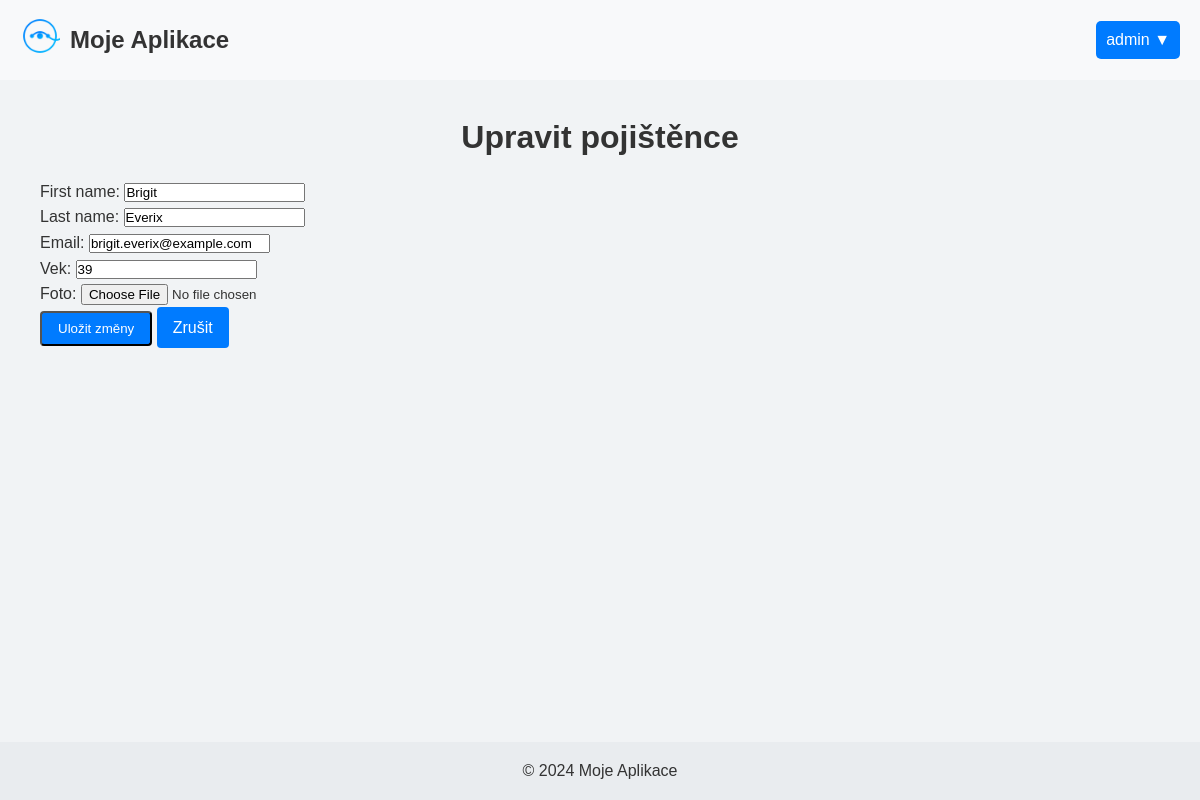
/pojistenci/uprav/pojistenec/118/ (signed in), run on the app's committed database.
### NovyProjekt/models.py (models this page shows, shortened)
class Uzivatel(AbstractBaseUser, PermissionsMixin):
    ROLE_CHOICES = [
        ('admin', 'Admin'),
        ('agent', 'Agent'),
        ('pojistenec', 'Pojištěnec'),
    ]
    first_name = models.CharField(max_length=50)
    last_name = models.CharField(max_length=50)
    adresa = models.CharField(max_length=255, blank=True, null=True)
    vek = models.IntegerField(null=True)
    email = models.EmailField(max_length=300, unique=True)
    role = models.CharField(max_length=20, choices=ROLE_CHOICES, default='pojistenec')
    is_admin = models.BooleanField(default=False)
    is_superuser = models.BooleanField(default=False)
    is_active = models.BooleanField(default=True)
    last_login = models.DateTimeField(default=timezone.now)
    date_joined = models.DateTimeField(default=timezone.now)
    foto = models.ImageField(upload_to='images/', blank=True, null=True)
    objects = UzivatelManager()
    USERNAME_FIELD = 'email'
    REQUIRED_FIELDS = ['first_name', 'last_name']

### NovyProjekt/views.py (the view)
# urls.py: path('pojistenci/uprav/pojistenec/<int:pk>/', views.upravit_pojistence, name='upravit_pojistence'),
@login_required
def upravit_pojistence(request, pk):
    pojistenec = get_object_or_404(Uzivatel, pk=pk)
    if request.method == 'POST':
        form = UzivatelForm(request.POST, request.FILES, instance=pojistenec)
        if form.is_valid():
            form.save()
            return redirect('seznam_pojistencu')
    else:
        form = UzivatelForm(instance=pojistenec)
    return render(request, 'pojistenci/upravit_pojistence.html', {'form': form})

### NovyProjekt/forms.py (shortened to what this page needs)
class UzivatelForm(forms.ModelForm):
    class Meta:
        model = Uzivatel
        fields = ['first_name', 'last_name', 'email', 'vek', 'foto']

### NovyProjekt/templates/pojistenci/upravit_pojistence.html (shortened to what this page needs)
{% extends 'index.html' %}
{% block content %}
    <div class="container">
        <h1>Upravit pojištěnce</h1>
        <form method="post" enctype="multipart/form-data">
            {{ form.as_p }}
            <button type="submit" class="btn">Uložit změny</button>
            <a href="{% url 'seznam_pojistencu' %}" class="btn btn-cancel">Zrušit</a>
        </form>
    </div>
{% endblock %}

### NovyProjekt/templates/index.html (shortened to what this page needs)
<!DOCTYPE html>
<html lang="cs">
<head>
    {% load static %}
    <link rel="stylesheet" href="{% static 'css/index.css' %}">
</head>
<body>
    <header>
        <div class="container">
            <div class="header-content">
                <div class="logo">
                    <a href="{% url 'index' %}">
                        <img src="{% static 'images/image.png' %}" alt="Logo" class="logo-img">
                    </a>
                    <span>Moje Aplikace</span>
                </div>
                <div class="dropdown">
                    <button class="dropbtn">
                        {% if user.is_authenticated %}
                            {{ user.first_name }} ▼
                        {% else %}
                            Menu ▼
                        {% endif %}
                    </button>
                </div>
            </div>
        </div>
    </header>
    <main>
        <div class="container">
            {% block content %}{% endblock %}
        </div>
    </main>
    <footer>
        <div class="container">
            <p>&copy; 2024 Moje Aplikace</p>
        </div>
    </footer>
</body>
</html>

### NovyProjekt/static/css/index.css (style rules this page uses)
* { margin: 0; padding: 0; box-sizing: border-box; }
body { font-family: Arial, sans-serif; line-height: 1.6; color: #333; min-height: 100vh; display: flex; flex-direction: column; }
.container { width: 100%; max-width: 1200px; margin: 0 auto; padding: 0 20px; }
header { background-color: #f8f9fa; padding: 1rem 0; }
.header-content { display: flex; justify-content: space-between; align-items: center; }
.logo { display: flex; justify-content: flex-start; align-items: center ; }
.logo img { width: 40px; height: 40px; margin-right: 10px; }
.logo span { font-size: 1.5rem; font-weight: bold; }
.dropdown { position: relative; display: inline-block; }
.dropbtn { background-color: #007bff; color: white; padding: 10px; font-size: 16px; border: none; border-radius: 5px; cursor: pointer; }
main { flex-grow: 1; padding: 2rem 0; background-color: #f1f3f5; }
h1 { text-align: center; margin-bottom: 1rem; }
.btn { display: inline-block; background-color: #007bff; color: white; padding: 0.5rem 1rem; text-decoration: none; border-radius: 4px; transition: background-color 0.3s; }
footer { background-color: #e9ecef; padding: 1rem 0; text-align: center; }

### data on the page
Uzivatel: first_name "admin"
Uzivatel: first_name "Brigit", last_name "Everix", email "brigit.everix@example.com", vek "39"
